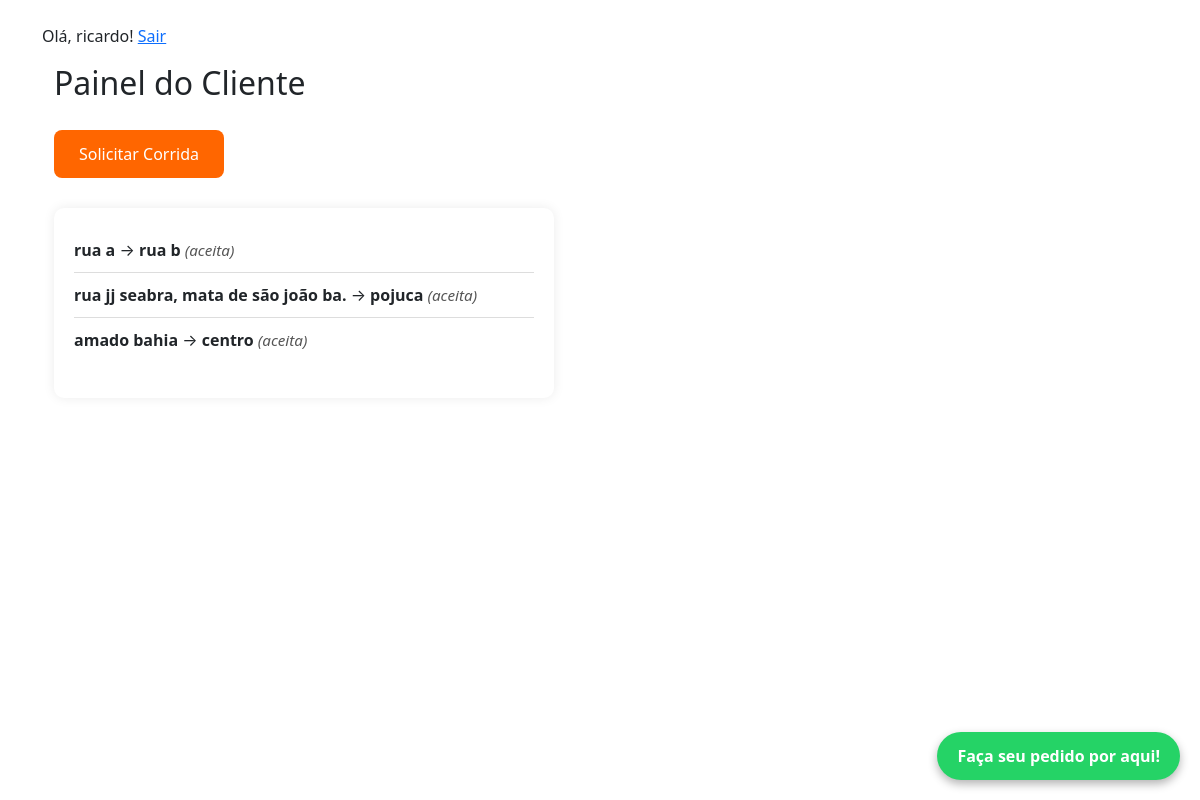
Screenshot of /painel-cliente/ (signed in) with the database file from the repository.
### core/models.py (models this page shows)
class Usuario(AbstractUser):
    TIPO_USUARIO = (
        ('cliente', 'Cliente'),
        ('mototaxista', 'Mototaxista'),
    )
    tipo = models.CharField(max_length=20, choices=TIPO_USUARIO)
    telefone = models.CharField(max_length=15, blank=True)

class Corrida(models.Model):
    cliente = models.ForeignKey(Usuario, on_delete=models.CASCADE, related_name='corridas_cliente')
    mototaxista = models.ForeignKey(Usuario, on_delete=models.SET_NULL, null=True, blank=True, related_name='corridas_mototaxista')
    origem = models.CharField(max_length=255)
    destino = models.CharField(max_length=255)
    status = models.CharField(max_length=20, choices=[('pendente', 'Pendente'), ('aceita', 'Aceita'), ('finalizada', 'Finalizada')], default='pendente')
    data = models.DateTimeField(auto_now_add=True)

### core/views.py (the view)
# urls.py: path('painel-cliente/', views.painel_cliente, name='painel_cliente'),
@login_required
def painel_cliente(request):
    corridas = Corrida.objects.filter(cliente=request.user)
    return render(request, 'core/painel_cliente.html', {'corridas': corridas})

### core/templates/core/painel_cliente.html
{% extends 'base.html' %}
{% block content %}
  <div class="container">
    <h2>Painel do Cliente</h2>
    <a href="{% url 'solicitar_corrida' %}" class="btn">Solicitar Corrida</a>
    <div class="corridas">
      {% if corridas %}
        <ul>
          {% for corrida in corridas %}
            <li>
              <strong>{{ corrida.origem }}</strong> → <strong>{{ corrida.destino }}</strong>
              <span class="status">({{ corrida.status }})</span>
            </li>
          {% endfor %}
        </ul>
      {% else %}
        <p>Nenhuma corrida encontrada.</p>
      {% endif %}
    </div>
  </div>
{% endblock %}

### core/templates/base.html (shortened to what this page needs)
{% load static %}
<html>
<head>
  <link href="https://cdn.jsdelivr.net/npm/bootstrap@5.3.0/dist/css/bootstrap.min.css" rel="stylesheet">
</head>
<body>
<div class="container mt-4">
  {% if user.is_authenticated %}
    <p>Olá, {{ user.username }}! <a href="{% url 'sair' %}">Sair</a></p>
  {% endif %}
  {% block content %}{% endblock %}
</div>
  <a href="https://wa.me/5571984556226" target="_blank" class="whatsapp-button">Faça seu pedido por aqui!</a>
</body>
</html>

### core/templates/base.html (style rules this page uses)
.whatsapp-button { position: fixed; bottom: 20px; right: 20px; background-color: #25d366; color: white; padding: 12px 20px; border-radius: 50px; text-decoration: none; font-weight: bold; box-shadow: 0 4px 10px rgba(0,0,0,0.3); z-index: 1000; }
.corridas { margin-top: 30px; width: 100%; max-width: 500px; text-align: left; background: #fff; padding: 20px; border-radius: 10px; box-shadow: 0 0 12px rgba(0,0,0,0.08); }
.corridas ul { list-style-type: none; padding: 0; }
.corridas li { padding: 10px 0; border-bottom: 1px solid #ddd; }
.corridas li:last-child { border-bottom: none; }
.status { color: #555; font-style: italic; font-size: 0.95em; }
.btn { display: inline-block; padding: 12px 25px; font-size: 16px; color: white; background-color: #ff6600; border: none; border-radius: 8px; text-decoration: none; transition: 0.3s; cursor: pointer; margin-top: 20px; }

### rows the page displays
Usuario: username "ricardo"
Corrida: origem "rua a", destino "rua b", status "aceita"
Corrida: origem "rua jj seabra, mata de são joão ba.", destino "pojuca", status "aceita"
Corrida: origem "amado bahia", destino "centro", status "aceita"
